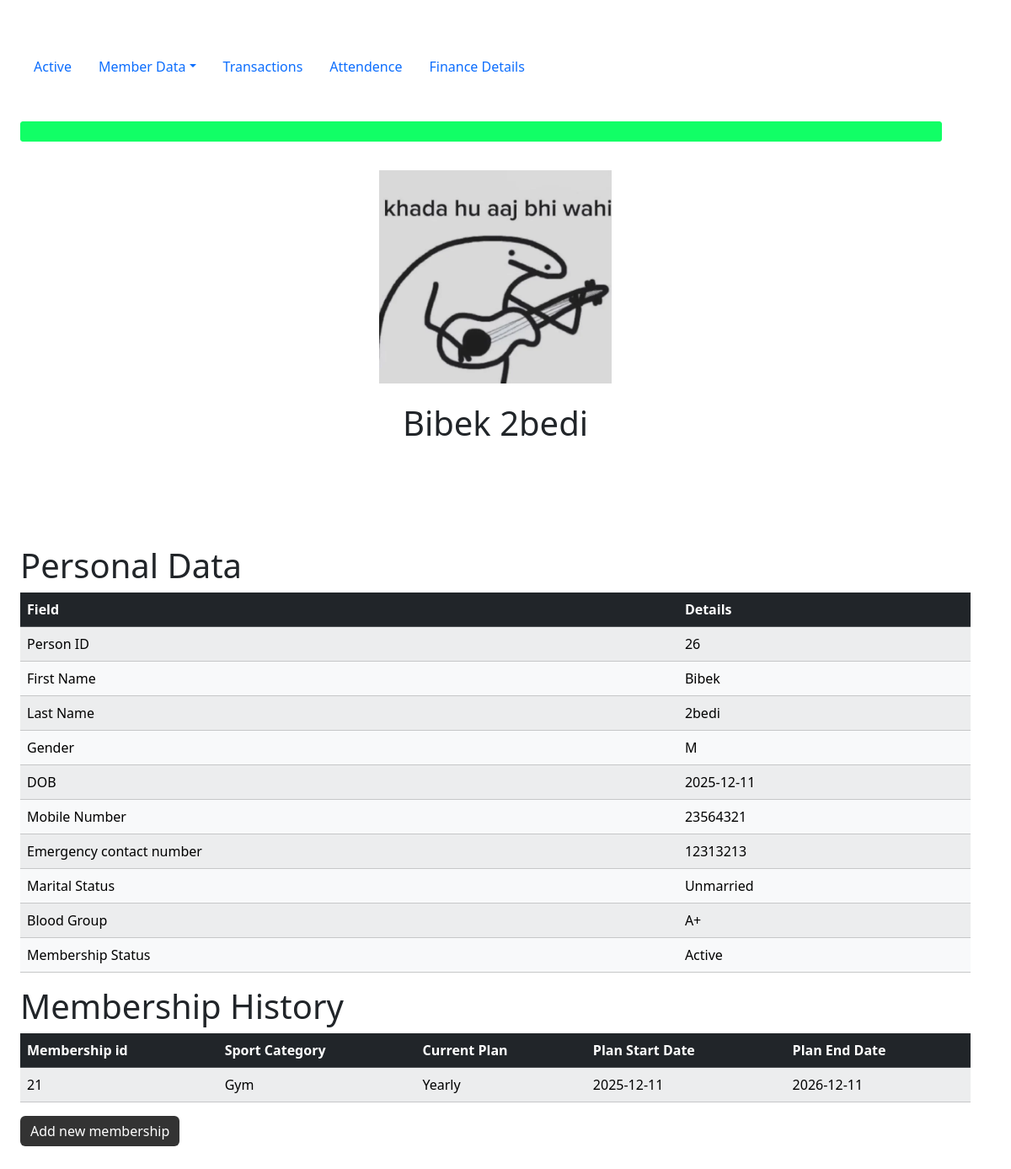
/fetch_data?member_id=26, run on the app's committed database.
### tables this page shows
CREATE TABLE persons(
    person_id INTEGER, /*primary key for  member*/
    first_name TEXT,
    last_name TEXT,
    photo TEXT, /* passport size photo name, which will be stored in /static/uploads */
    gender VARCHAR(1),/* M or F or O (Male, Female, Other) */
    dob DATE,
    temporary_address TEXT,
    permanent_address TEXT,
    mobile_number TEXT,
    occupation TEXT,
    emergency_number TEXT,
    married INTEGER, /* 0 for unmarried 1 for married*/
    blood_group TEXT,
    PRIMARY KEY (person_id) /* Automatically increments the id for new record in the table */
);

CREATE TABLE memberships(
    membership_id INTEGER,
    sport_category TEXT,
    current_plan TEXT,
    plan_start_date DATE,
    plan_end_date DATE,
    member_id INTEGER,
    FOREIGN KEY (member_id) REFERENCES members(member_id)
    PRIMARY KEY(membership_id)
);

### app.py (the view)
@app.route("/fetch_data")
def fetch_data():
    id_in_url = request.args.get('member_id')
    details = db.execute("SELECT * FROM persons WHERE persons.person_id = ?", id_in_url)[0]
    ongoing_plans = db.execute("SELECT * FROM memberships WHERE member_id = ?", id_in_url)
    plan_ongoing = False
    if(len(ongoing_plans) != 0):
        plan_ongoing = True
    return render_template("fetch_data.html", current_page="member_data", details=details, plan_ongoing=plan_ongoing, ongoing_plans=ongoing_plans)

### templates/fetch_data.html (shortened to what this page needs)
{% extends "template.html" %}
{% block body %}
    <div class="container center">
        <br>
        <img src='static/uploads/{{details["photo"]}}' class="profile_photo"/>
    </div>
    <div class="center separate">
        <h1>{{details["first_name"]}} {{details["last_name"]}}</h1>
    </div>
    <h1>Personal Data</h1>
    <table class="table table-striped">
            <thead class="table-dark">
                <tr>
                        <th>Field</th>
                        <th>Details</th>
                </tr>
            </thead>
            <tbody class="table-light">
                    <tr>
                        <td>Person ID</td>
                        <td data-id="{{details['person_id']}}" id="fetched_person_id">{{details["person_id"]}}</td>
                    </tr>
                    <tr>
                        <td>First Name</td>
                        <td>{{details["first_name"]}}</td>
                    </tr>
                    <tr>
                        <td>Last Name</td>
                        <td>{{details["last_name"]}}</td>
                    </tr>
                    <tr>
                        <td>Gender</td>
                        <td>{{details["gender"]}}</td>
                    </tr>
                    <tr>
                        <td>DOB</td>
                        <td>{{details["dob"]}}</td>
                    </tr>
                     <tr>
                        <td>Mobile Number</td>
                        <td>{{details["mobile_number"]}}</td>
                    </tr>
                     <tr>
                        <td>Emergency contact number</td>
                        <td>{{details["emergency_number"]}}</td>
                    </tr>
                     <tr>
                        <td>Marital Status</td>
                        <td>
                            {% if details["married"] %}
                                Married
                            {% else %}
                                Unmarried
                            {% endif %}
                    </tr>
                     <tr>
                        <td>Blood Group</td>
                        <td>{{details["blood_group"]}}</td>
                    </tr>
                    <tr>
                        <td>Membership Status</td>
                        <td>{% if plan_ongoing %} Active {% else %} Inactive {% endif %}</td>
                    </tr>
            </tbody>
    </table>
    {% if plan_ongoing %}
        <h1>Membership History</h1>
        <div>
            <table class="table table-striped">
                <thead class="table-dark">
                    <th>Membership id</th>
                    <th>Sport Category</th>
                    <th>Current Plan</th>
                    <th>Plan Start Date</th>
                    <th>Plan End Date</th>
                </thead>
                <tbody class="table-light" id="membership_list_table">
                    {% for plan in ongoing_plans %}
                    <tr>
                        <td>{{plan.membership_id}}</td>
                        <td>{{plan.sport_category}}</td>
                        <td>{{plan.current_plan}}</td>
                        <td>{{plan.plan_start_date}}</td>
                        <td>{{plan.plan_end_date}}</td>
                    </tr>
                    {% endfor %}
                </tbody>
            </table>
        </div>
    {% endif %}
    <button id="membership_renewer" class="black-button btn btn-primary mb-3 d-flex align-items-center gap-3">Add new membership</button>
{% endblock %}

### static/main.css (style rules this page uses)
body { padding: 1%; }
body { margin: 2% 3% 4% 1%; }
.profile_photo { height: 25%; width: 25%; }
.center { display: flex; align-items: center; justify-content: center; }
.separate { margin-top: 2%; margin-bottom: 10%; }
.black-button { background: #333; border: #333; }

### data on the page
persons: photo (picture), first_name "Bibek", last_name "2bedi", person_id "26", gender "M", dob "2025-12-11", mobile_number "23564321", emergency_number "12313213", blood_group "A+"
memberships: membership_id "21", sport_category "Gym", current_plan "Yearly", plan_start_date "2025-12-11", plan_end_date "2026-12-11"
